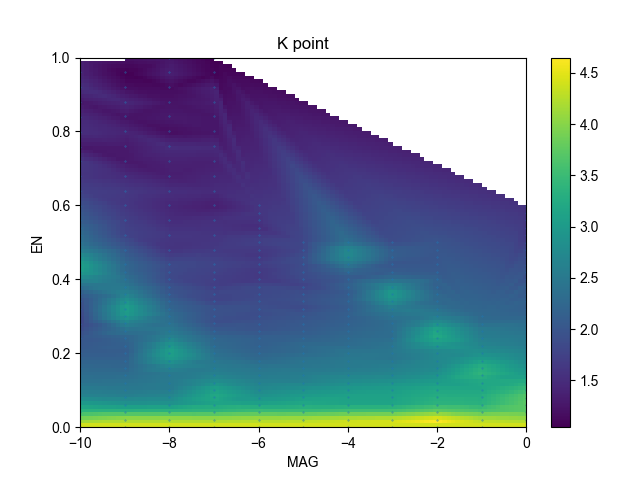

Write Python code to recreate this figure.
from ufit import *
import numpy as np
import matplotlib.pyplot as plt
from ufit.plotting import mapping
# 238, 256, 265, 268, 271, 274, 280, 289, 293, 297, 313, 332, 334, 338, 340

set_datatemplate('IN12_proposal_exp_CRG-3066/rawdata/075%03d')
#model = Background() + Gauss("elastic", pos=0, ampl=250000, fwhm=0.02) + Gauss("peak1", pos=)
data = read_numors("238, 256, 265, 268, 271, 274, 280, 289, 293, 297, 313, 332, 334, 338, 340", 0)
data.name = "K point"
mapping("MAG", "EN", data, mode=0, title=f'{data.name}',log = True)
plt.savefig("IN12_proposal_exp_CRG-3066/symetry_in_field/K_point.png")
plt.show()
